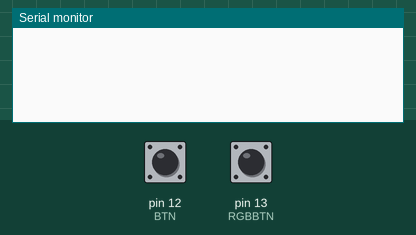
The sketch below on a simulated Arduino Uno, built with avr-gcc and run on an emulated ATmega328P. Parts: the last lines printed to the serial monitor. The test bench sets the inputs (shaded band); at power-on: pin 12 (BTN) HIGH, pin 13 (RGBBTN) HIGH.

Above: at 1.2 s.
1.3 s: pin 12 (BTN) pulled LOW for 0.15 s
At 1.7 s:
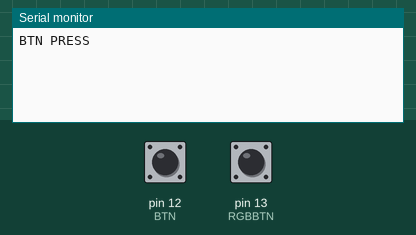
2.9 s: pin 13 (RGBBTN) pulled LOW for 0.15 s
At 4.1 s:
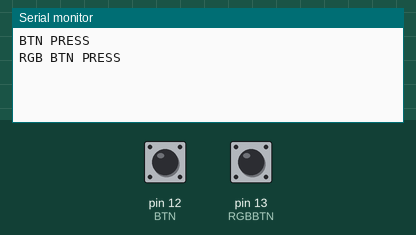
4.5 s: pin 12 (BTN) pulled LOW for 1 s
At 5.8 s:
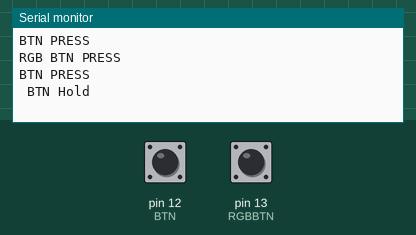
7.0 s: pin 13 (RGBBTN) pulled LOW for 1 s
At 9.2 s:
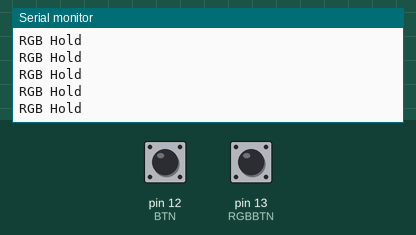
9.5 s: pin 13 (RGBBTN) driven LOW
12.5 s: pin 12 (BTN) pulled LOW for 1 s
At 13.4 s:
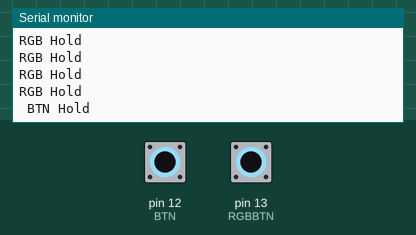

Measured:
- after the input at 1.3 s, the serial monitor: prints a new line at once (image 1)
- after the input at 2.9 s, the serial monitor: prints a new line at once (image 2)
- after the input at 4.5 s, the serial monitor: prints a new line at once (image 3)
- after the input at 7.0 s, the serial monitor: prints a new line at once (image 4)
- after the input at 12.5 s, the serial monitor: prints a new line after 0.08 s (image 5)

The sketch:

btnTest.ino
```cpp
#define BTN              12
#define RGBBTN           13
int16_t ax, ay, az;
int16_t gx, gy, gz;
unsigned long ACC, GYR, COMPL;
int gyroX, gyroY, gyroZ, accelX, accelY, accelZ, freq, freq_f = 0;
float k = 0.2;
unsigned long humTimer = -9000, mpuTimer, nowTimer;
int stopTimer;
boolean bzzz_flag, ls_chg_state, ls_state;
boolean btnState, btn_flag, hold_flag, rgbBtnState, rgb_btn_flag, rgb_hold_flag;
byte btn_counter, rgb_btn_counter;
unsigned long btn_timer, rgb_btn_timer, PULSE_timer, swing_timer, swing_timeout, battery_timer, bzzTimer;
byte nowNumber;
byte LEDcolor;  // 0 - red, 1 - green, 2 - blue, 3 - pink, 4 - yellow, 5 - ice blue
byte nowColor, red, green, blue, redOffset, greenOffset, blueOffset;
boolean swing_flag, swing_allow, strike_flag, mute=false;
float voltage;
int PULSEOffset;
int hue = 0;
int mode = 0;
uint8_t gHue = 0;

String string;
String string2;
int btn=0, rgb=0, bootCheck=0;
#define NUM_LEDS 146         // number of leds
#define BTN_TIMEOUT 600     // button hold delay, ms
#define RGB_BTN_TIMEOUT 400     // button hold delay, ms
#define BRIGHTNESS 255      // max LED brightness (0 - 255)

#define SWING_TIMEOUT 300   // timeout between swings
#define SWING_L_THR 150     // swing angle speed threshold
#define SWING_THR 300       // fast swing angle speed threshold
#define STRIKE_THR 150      // hit acceleration threshold
#define STRIKE_S_THR 320    // hard hit acceleration threshold
#define FLASH_DELAY 80      // flash time while hit

#define PULSE_ALLOW 1       // blade pulsation (1 - allow, 0 - disallow)
#define PULSE_AMPL 20       // pulse amplitude
#define PULSE_DELAY 30      // delay between pulses
#define modeCt 3
#define DEBUG 1             // debug information in Serial (1 - allow, 0 - disallow)


void setup() {

    Serial.begin(9600);
  pinMode(BTN, INPUT_PULLUP);
  pinMode(RGBBTN, INPUT_PULLUP);

}

void loop() {
  // put your main code here, to run repeatedly:
  rgbBtnTick();
  btnTick();
}


void rgbBtnTick() {
  rgbBtnState = !digitalRead(RGBBTN);
  if ( (rgbBtnState && !rgb_btn_flag) || (string == "rgbx1") ){
    Serial.println(F("RGB BTN PRESS"));
    rgb_btn_flag = 1;
    rgb_btn_counter++;
    rgb_btn_timer = millis();
  }

  if ((!rgbBtnState && rgb_btn_flag)){
    rgb_btn_flag = 0;
    rgb_hold_flag = 0;
  }

   if ( (rgb_btn_flag && rgbBtnState && (millis() - rgb_btn_timer > RGB_BTN_TIMEOUT) && !hold_flag)) {
    rgb_hold_flag = 1;
    rgb_btn_counter = 0;
    Serial.println("RGB Hold ");
  }

  if ( ((millis() - rgb_btn_timer > BTN_TIMEOUT) && (rgb_btn_counter != 0)) || (string == "rgbx3") || (string == "rgbx5") ) {

      if (rgb_btn_counter == 3) {               // 3 press count
       Serial.println("3z RGB Press ");
      }
      if ( rgb_btn_counter == 5){
          Serial.println("5x RGB Press ");
          }
        rgb_btn_counter = 0;
      }

  }


void btnTick() {
  btnState = !digitalRead(BTN);
  if ( (btnState && !btn_flag) || (string == "btnx1") ) {
    Serial.println(F("BTN PRESS"));
    btn_flag = 1;
    btn_counter++;
    btn_timer = millis();
  }
  if (!btnState && btn_flag) {
    btn_flag = 0;
    hold_flag = 0;
  }

  if ( (btn_flag && btnState && (millis() - btn_timer > BTN_TIMEOUT) && !hold_flag) || (string == "btnHold")){
    hold_flag = 1;
    btn_counter = 0;
    Serial.println(" BTN Hold ");
  }

  if ( ((millis() - btn_timer > BTN_TIMEOUT) && (btn_counter != 0)) || (string == "btnx1") || (string == "btnx3") || (string == "btnx5") ) {

    if (btn_counter == 1) {
          ls_chg_state = 1;                     // flag to change saber state (on/off)
    }
    if ((btn_counter == 3) || (string == "btnx3")){               // 3 press count
      Serial.println(" 3x BTN Press ");
        mode++;                         // change mode
        if (mode > modeCt) mode = 0;
      }

      if ((btn_counter == 5)  || (string == "btnx5")) {               // 5 press count
          Serial.println("5x BTN Press ");
    }
    btn_counter = 0;
  }
}
```
